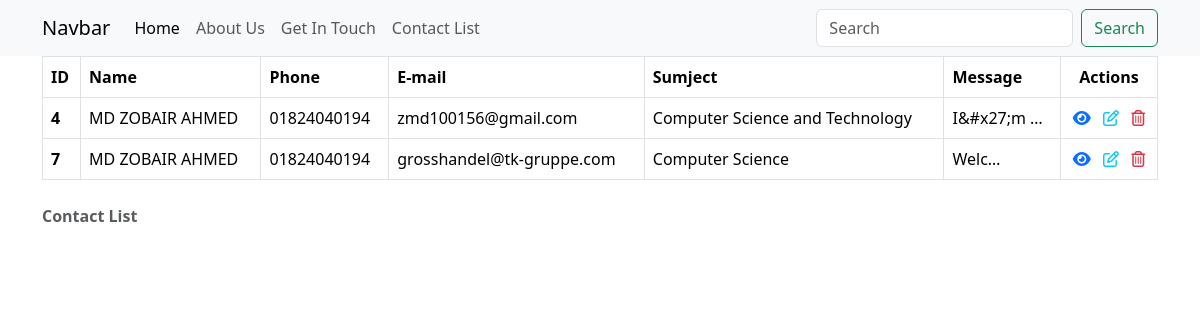
The app's page /contact/list/, older data.
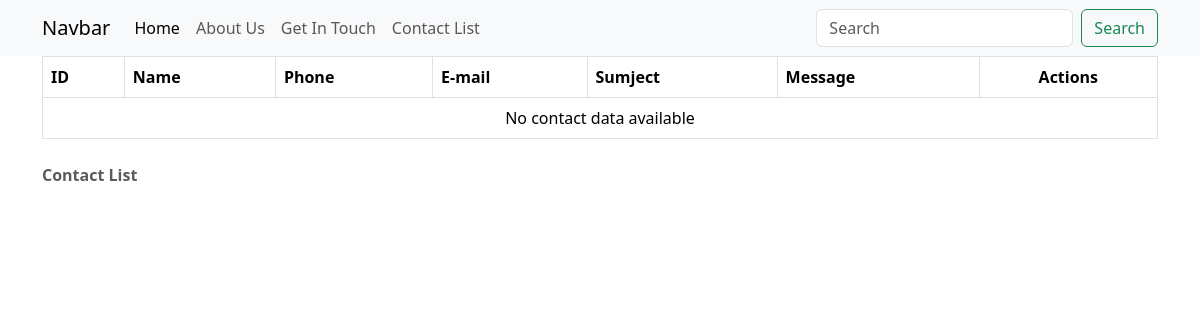
The same page, newer data.
### firstapp/models.py (models this page shows, shortened)
class Contact(models.Model):
    name = models.CharField(max_length=255)
    phone = models.CharField(max_length=255)
    email = models.EmailField()
    subject = models.CharField(max_length=255)
    message = models.TextField()
    class Meta:
        verbose_name = 'Contact'
        verbose_name_plural = 'Contacts'

### firstapp/views.py (the view)
# urls.py: path('contact/list/', views.contact_list, name="contact_list"),
def contact_list(request):
    contacts = Contact.objects.all()
    return render(request, 'contact_list.html', {'contacts':contacts})

### firstapp/templates/contact_list.html
{% extends "base.html" %}
{% load static %}
{% block content %}
<section id="contact">
    <div class="container">
        <div class="row justify-content-center align-items-center">
            <div class="col-12 col-md-10 col-lg-12">
                <table class="table table-bordered">
                    <caption class="fw-bolder my-3">Contact List</caption>
                    <thead>
                        <tr class="">
                            <th>ID</th>
                            <th>Name</th>
                            <th>Phone</th>
                            <th>E-mail</th>
                            <th>Sumject</th>
                            <th>Message</th>
                            <th class="text-center">Actions</th>
                        </tr>
                    </thead>
                    <tbody>
                        {% for c in contacts %}
                        <tr>
                            <th scope="row">{{ c.pk }}</th>
                            <td>{{ c.name }}</td>
                            <td>{{ c.phone }}</td>
                            <td>{{ c.email }}</td>
                            <td>{{ c.subject }}</td>
                            <td>{{ c.message|truncatechars_html:5 }}</td>
                            <td class="text-center">
                                <a href="#" class="text-primary"><i class="fa-solid fa-eye"></i></a>
                                <a href="{% url 'contact_edit' c.pk %}" class="text-info mx-2"><i class="fa-regular fa-pen-to-square"></i></a>
                                <a href="{% url 'contact_delete' c.pk %}" class="text-danger" ><i class="fa-regular fa-trash-can"></i></a>
                            </td>
                        </tr>
                        {% empty %}
                        <tr>
                            <td colspan="7" class="text-center">No contact data available</td>
                        </tr>
                        {% endfor %}
                    </tbody>
                </table>
            </div>
        </div>
    </div>
</section>
{% endblock content %}

### firstapp/templates/base.html (shortened to what this page needs)
{% load static %}
<!DOCTYPE html>
<html lang="en">
<head>
    <link rel="stylesheet" href= "{% static 'css/bootstrap.min.css' %}">
    <link rel="stylesheet" href="https://cdnjs.cloudflare.com/ajax/libs/font-awesome/6.7.2/css/all.min.css"/>
    <link rel="stylesheet" href="{% static 'css/style.css' %}">
</head>
<body>
    {% include "includes/header.html" %}
    {% block content %}
    {% endblock content %}
</body>
</html>

### firstapp/templates/includes/header.html (shortened to what this page needs)
<nav class="navbar navbar-expand-lg bg-body-tertiary">
    <div class="container">
        <a class="navbar-brand" href="/">Navbar</a>
        <div class="collapse navbar-collapse" id="navbarSupportedContent">
            <ul class="navbar-nav me-auto mb-2 mb-lg-0">
                <li class="nav-item">
                    <a class="nav-link active" aria-current="page" href="/">Home</a>
                </li>
                <li class="nav-item">
                    <a class="nav-link" href="{% url 'about' %}">About Us</a>
                </li>
                <li class="nav-item">
                    <a class="nav-link " href="{% url 'contact' %}">Get In Touch</a>
                </li>
                <li class="nav-item">
                    <a class="nav-link " href="{% url 'contact_list' %}">Contact List</a>
                </li>
            </ul>
            <form class="d-flex" role="search">
                <input class="form-control me-2" type="search" placeholder="Search" aria-label="Search" />
                <button class="btn btn-outline-success" type="submit">Search</button>
            </form>
        </div>
    </div>
</nav>

Row changes from the older to the newer data that the page shows:
removed Contact: pk "4", name "MD ZOBAIR AHMED", phone "01824040194", email "zmd100156@gmail.com", subject "Computer Science and Technology", message "I&#x27;m …"
removed Contact: pk "7", name "MD ZOBAIR AHMED", phone "01824040194", email "grosshandel@tk-gruppe.com", subject "Computer Science", message "Welc…"
Text that changed along with them:
text now shown: "No contact data available"
